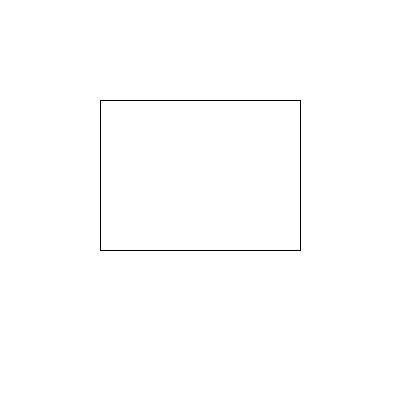
Frame 1 (no input)
Frame 60 (the mouse pressed at the canvas centre just before this capture): identical to frame 1, image omitted
Frame 120 (the mouse held since frame 60 and released just before this capture): identical to frame 1, image omitted

The Processing sketch that drew this single still picture (run headless with seeded random() and noise(); from frame 60 on, the mouse is pressed at the canvas centre):

// Processing sketch: ROC_processing_opdrachtenH12_1
// ── ROC_processing_opdrachtenH12_1.pde
class Rechthoek {
  float x, y;
  float breedte, hoogte;
  
  Rechthoek(float tempX, float tempY, float tempBreedte, float tempHoogte) {
    x = tempX;
    y = tempY;
    breedte = tempBreedte;
    hoogte = tempHoogte;
  }
  
  void teken() {
    rect(x, y, breedte, hoogte);
  }
}

Rechthoek mijnRechthoek;

void setup() {
  size(400, 400);
  mijnRechthoek = new Rechthoek(100, 100, 200, 150);
}

void draw() {
  background(255);
  mijnRechthoek.teken();
}
